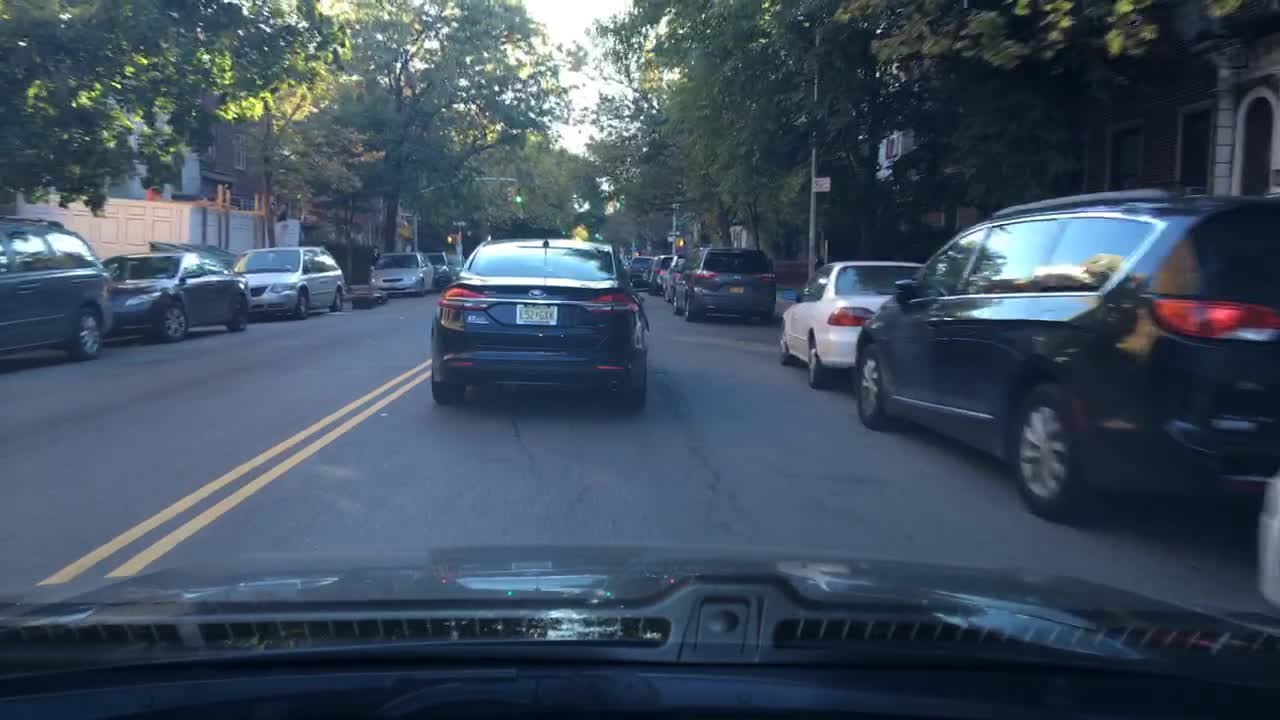
#> input picture training/YOLOP/inference/images/0ace96c3-48481887.jpg, 1280 x 720 px
$ python -i image_utils.py   (imports and definitions only)
#> lines starting #> are read from the running program, lines starting #| are printed output that depends on the picture
import os

import numpy as np
from PIL import Image


def get_img_shape(img):
    return img.size


def get_img_size(image_path):
    return np.round(os.stat(image_path).st_size / 1048576, 4)


def brightness(img):
    img_array = np.array(img)
    return np.average(np.linalg.norm(img_array, axis=2)) / np.sqrt(3)


def sharpness(img):
    array = np.asarray(img.convert("L"), dtype=np.int32)
    gy, gx = np.gradient(array)
    gnorm = np.sqrt(gx**2 + gy**2)
    sharpness = np.average(gnorm)
    return sharpness


def contrast(img):
    array = np.asarray(img.convert("L"), dtype=np.int32)
    return array.std()


def rgb_mean_std(img):
    img_array = np.array(img)
    mean = img_array.reshape(-1, img_array.shape[-1]).mean(0).tolist()
    std = img_array.reshape(-1, img_array.shape[-1]).std(0).tolist()
    return {"mean": mean, "std": std}


def get_image_array_attributes(image_path):
    img = Image.open(image_path).convert("RGB")
#> img is the input picture: PIL image 1280x720 RGB; mean R, G, B 62.7, 78, 94.3
    img_shape = get_img_shape(img)
#> img_shape = (1280, 720)
    brightness_score = brightness(img)
#> brightness_score = 80.06
    sharpness_score = sharpness(img)
#> in sharpness, `array = np.asarray(img.convert("L"), dtype=np.int32)`:
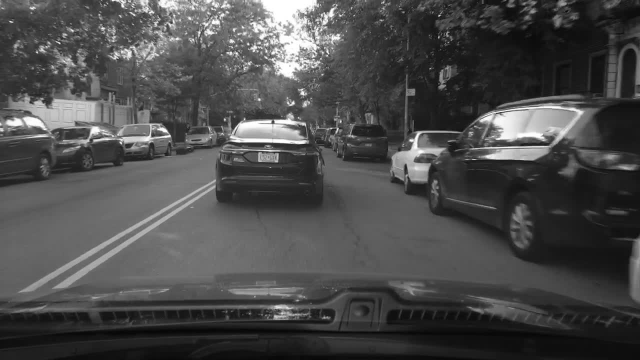
#> array: shape (720, 1280) int32 (shown at 1/2 size); min 2, max 255, mean 75.3
#> in sharpness, `gy, gx = np.gradient(array)`:
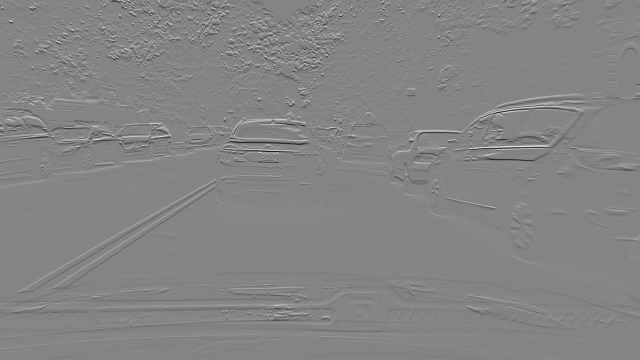
#> gy: shape (720, 1280) float64 (shown at 1/2 size); min -107, max 98.5, mean -0.1; drawn with min black and max white
#> in sharpness, `gy, gx = np.gradient(array)`:
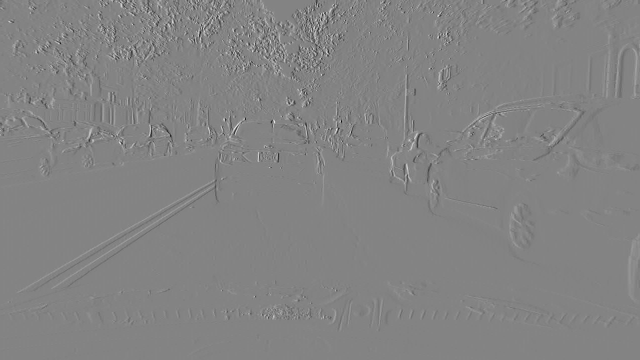
#> gx: shape (720, 1280) float64 (shown at 1/2 size); min -91.5, max 86, mean 0; drawn with min black and max white
#> in sharpness, `gnorm = np.sqrt(gx**2 + gy**2)`:
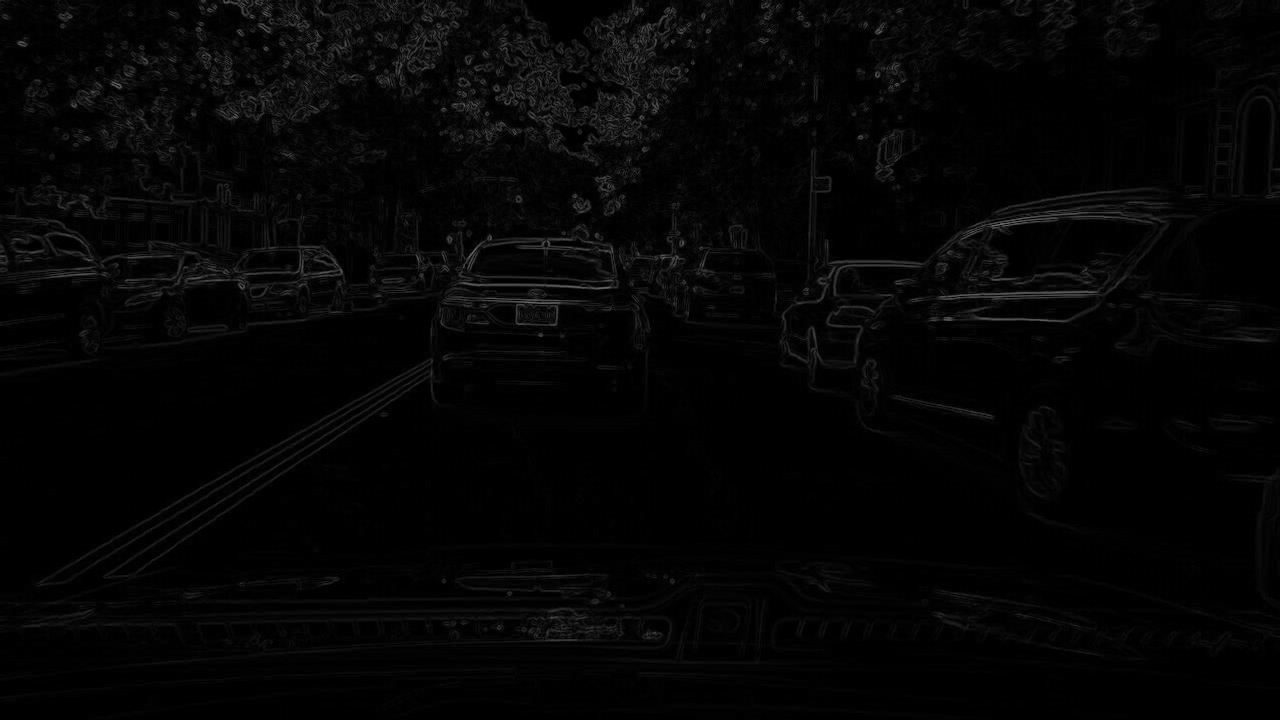
#> gnorm: shape (720, 1280) float64; min 0, max 111.4, mean 5.1
#> in sharpness, `sharpness = np.average(gnorm)`: sharpness = 5.14
#> sharpness_score = 5.14
    contrast_score = contrast(img)
#> contrast_score = 47.91
    rgb_mean_std_val = rgb_mean_std(img)
#> in rgb_mean_std, `mean = img_array.reshape(-1, img_array.shape[-1]).mean(0).tolist()`: mean = [62.75, 77.99, 94.32]
#> in rgb_mean_std, `std = img_array.reshape(-1, img_array.shape[-1]).std(0).tolist()`: std = [47.36, 48.8, 48.83]
#> rgb_mean_std_val = {'mean': [62.75, 77.99, 94.32], 'std': [47.36, 48.8, 48.83]}
    image_size = get_img_size(image_path)
    ret = {
        "image_width": img_shape[0],
        "image_height": img_shape[1],
        "brightness": brightness_score,
        "sharpness": sharpness_score,
        "contrast": contrast_score,
        "rgb_mean": rgb_mean_std_val["mean"],
        "rgb_std": rgb_mean_std_val["std"],
        "size(MBs)": image_size,
    }
#> ret = {'image_width': 1280, 'image_height': 720, 'brightness': 80.06, 'sharpness': 5.14, 'contrast': 47.91, 'rgb_mean': [62.75, 77.99, 94.32], 'rgb_std': [47.36, 48.8, 48.83], 'size(MBs)': 0.0642}

    return ret

>>> result = get_image_array_attributes('../../training/YOLOP/inference/images/0ace96c3-48481887.jpg')
#> result has the same summary as ret in get_image_array_attributes

$ run again, on training/YOLOP/inference/images/7dd9ef45-f197db95.jpg
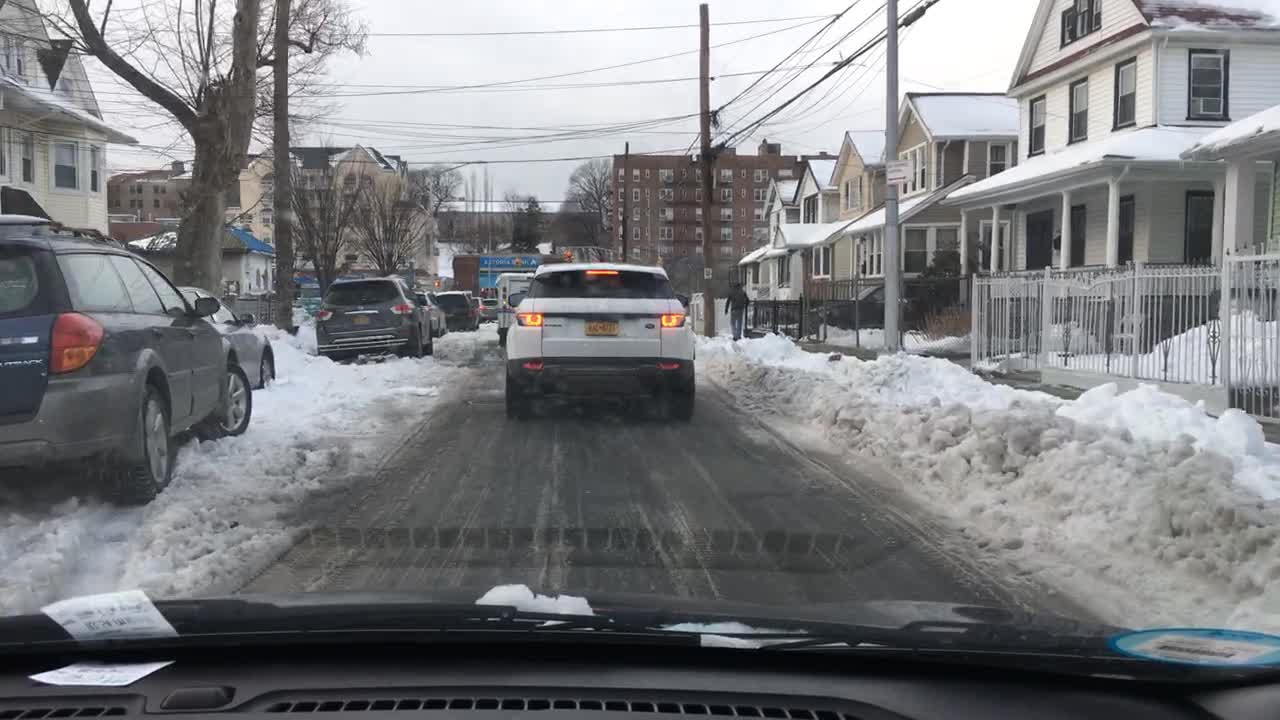
#> input picture training/YOLOP/inference/images/7dd9ef45-f197db95.jpg, 1280 x 720 px
#> in get_image_array_attributes, img is the input picture: PIL image 1280x720 RGB; mean R, G, B 123.7, 124.7, 127.4
#> img_shape = (1280, 720)
#> brightness_score = 125.4
#> in sharpness, `gy, gx = np.gradient(array)`:
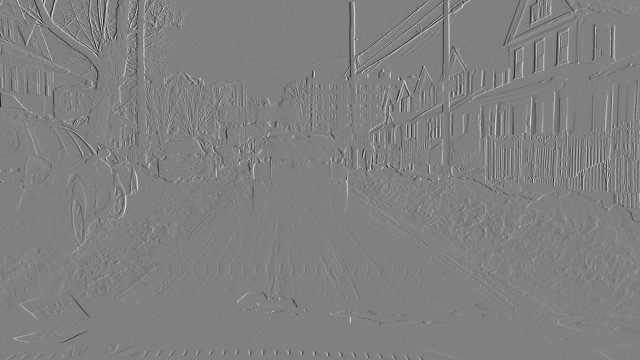
#> gx: shape (720, 1280) float64 (shown at 1/2 size); min -98, max 96.5, mean 0; drawn with min black and max white
#> in sharpness, `gnorm = np.sqrt(gx**2 + gy**2)`:
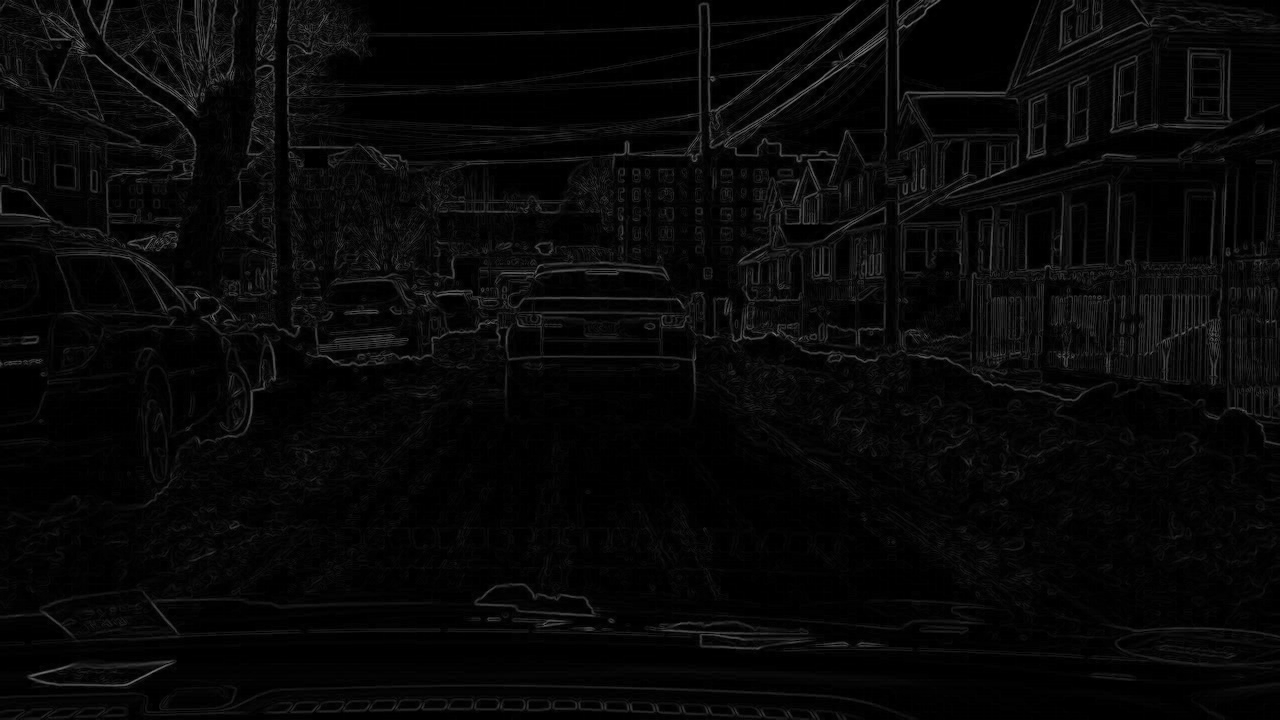
#> gnorm: shape (720, 1280) float64; min 0, max 120.5, mean 8.1
#> sharpness = 8.06
#> contrast_score = 66.67
#> mean = [123.7, 124.7, 127.4]
#> std = [66.63, 66.69, 67.28]
#> rgb_mean_std_val = {'mean': [123.7, 124.7, 127.4], 'std': [66.63, 66.69, 67.28]}
#> ret = {'image_width': 1280, 'image_height': 720, 'brightness': 125.4, 'sharpness': 8.06, 'contrast': 66.67, 'rgb_mean': [123.7, 124.7, 127.4], 'rgb_std': [66.63, 66.69, 67.28], 'size(MBs)': 0.0799}
#> result has the same summary as ret in get_image_array_attributes

$ run again, on training/YOLOP/inference/images/8e1c1ab0-a8b92173.jpg
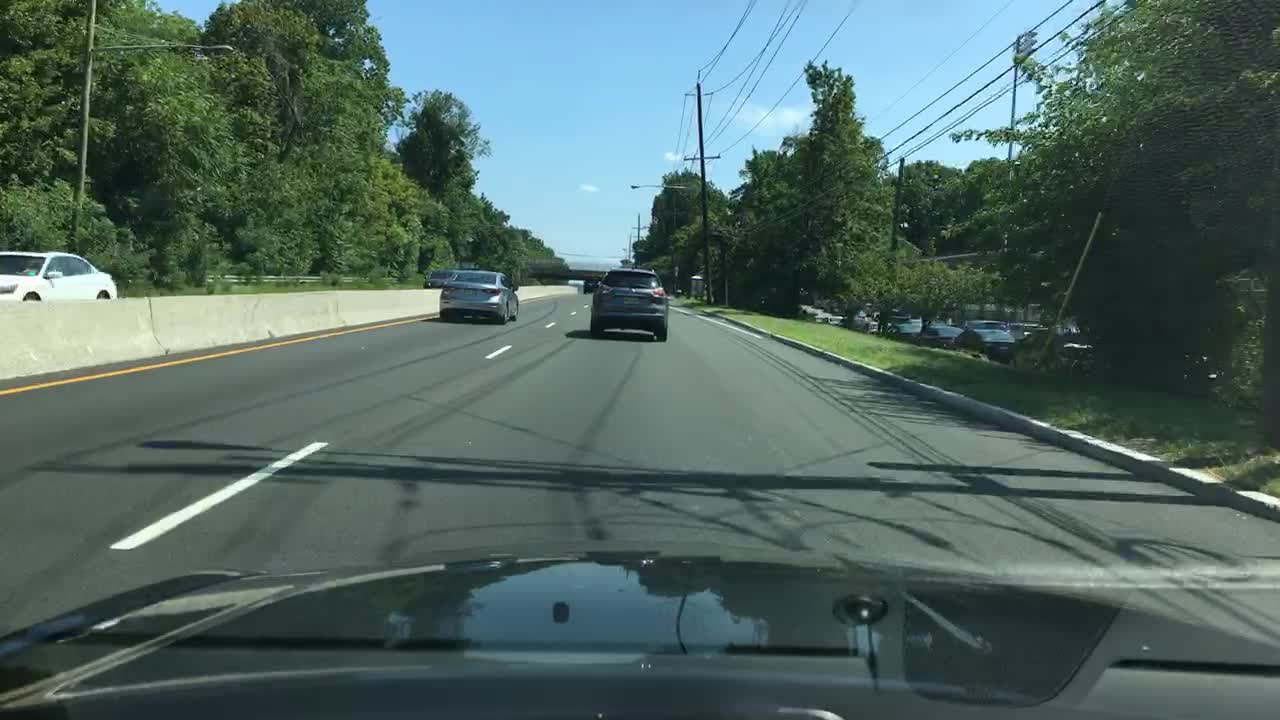
#> input picture training/YOLOP/inference/images/8e1c1ab0-a8b92173.jpg, 1280 x 720 px
#> in get_image_array_attributes, img is the input picture: PIL image 1280x720 RGB; mean R, G, B 81.3, 103.5, 99.1
#> img_shape = (1280, 720)
#> brightness_score = 95.64
#> in sharpness, `gy, gx = np.gradient(array)`:
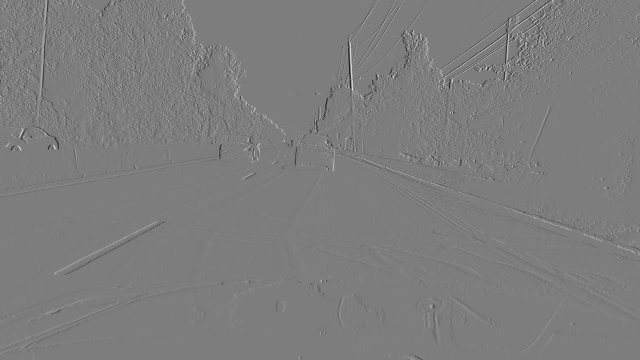
#> gx: shape (720, 1280) float64 (shown at 1/2 size); min -102, max 105.5, mean 0; drawn with min black and max white
#> in sharpness, `gnorm = np.sqrt(gx**2 + gy**2)`:
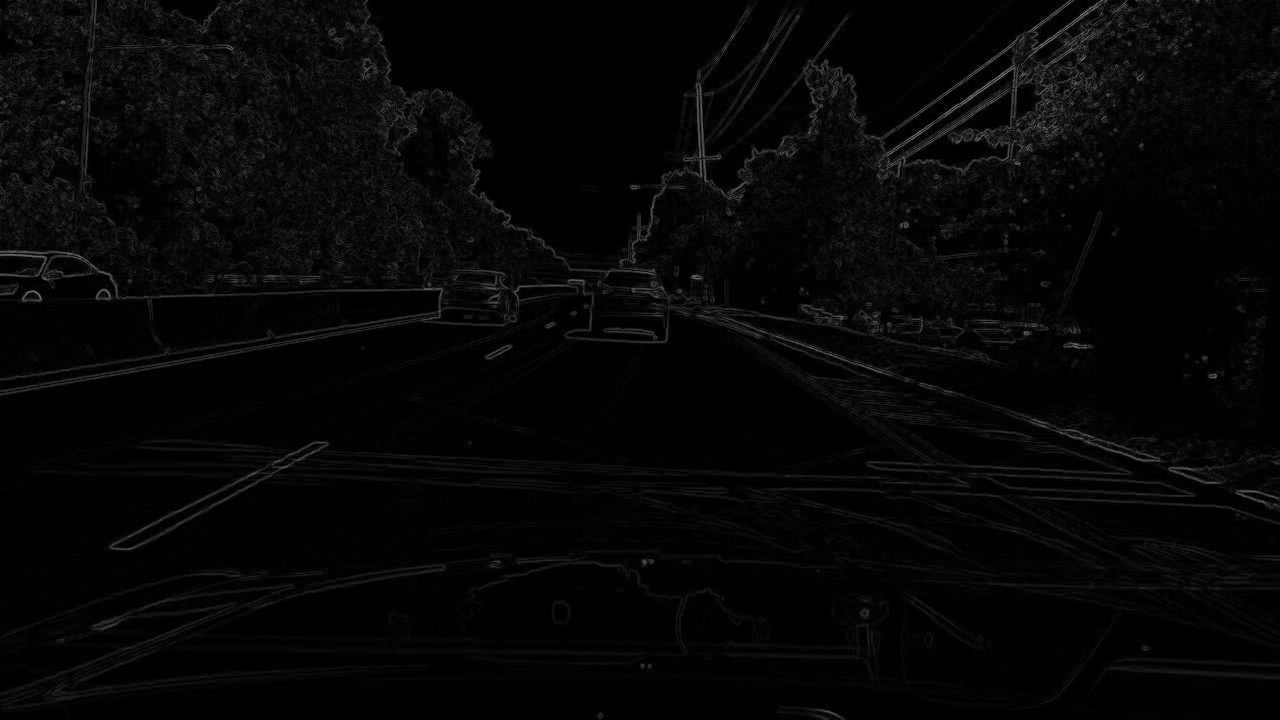
#> gnorm: shape (720, 1280) float64; min 0, max 130.6, mean 6.2
#> sharpness = 6.25
#> contrast_score = 54.08
#> mean = [81.32, 103.5, 99.08]
#> std = [48.09, 55.93, 65.33]
#> rgb_mean_std_val = {'mean': [81.32, 103.5, 99.08], 'std': [48.09, 55.93, 65.33]}
#> ret = {'image_width': 1280, 'image_height': 720, 'brightness': 95.64, 'sharpness': 6.25, 'contrast': 54.08, 'rgb_mean': [81.32, 103.5, 99.08], 'rgb_std': [48.09, 55.93, 65.33], 'size(MBs)': 0.0753}
#> result has the same summary as ret in get_image_array_attributes
